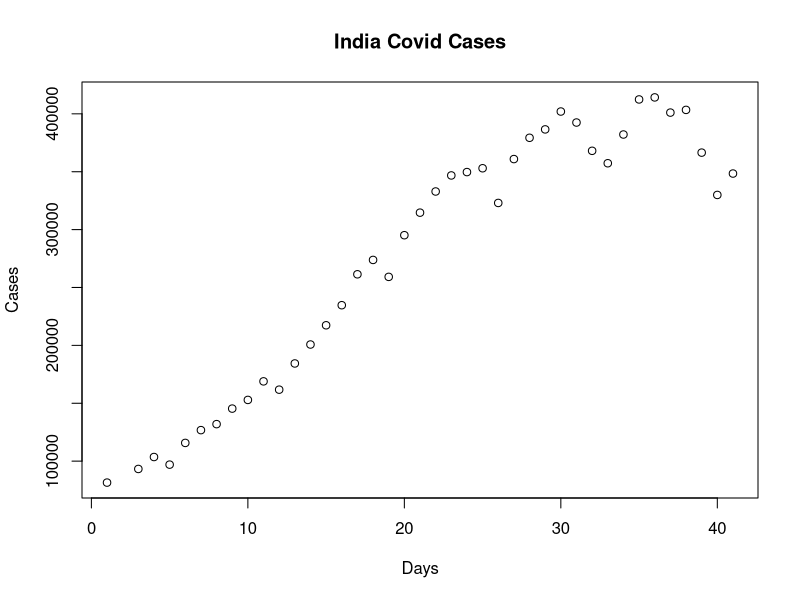
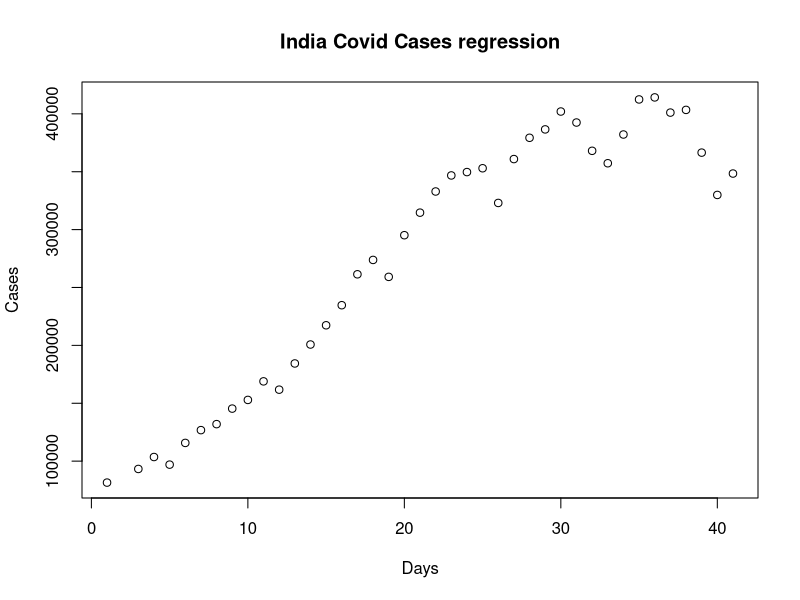

Write R code to recreate these figures, in order.
data<-read.csv("indiacovid.csv")
days<-as.numeric(data$Days)
cases<-as.numeric(data$Cases)
plot(days,cases,xlab="Days",ylab="Cases",main="India Covid Cases")
#linear regression
#y=b0+b1x
b1<-sum((days-mean(days))*(cases-mean(cases)))/sum((days-mean(days))*(days-mean(days)))
b0<-(sum(cases)-b1*sum(days))/length(days)
cases_new<-b0+b1*days
plot(days,cases,xlab="Days",ylab="Cases",main="India Covid Cases regression")
lines(days,cases_new,type="l")
